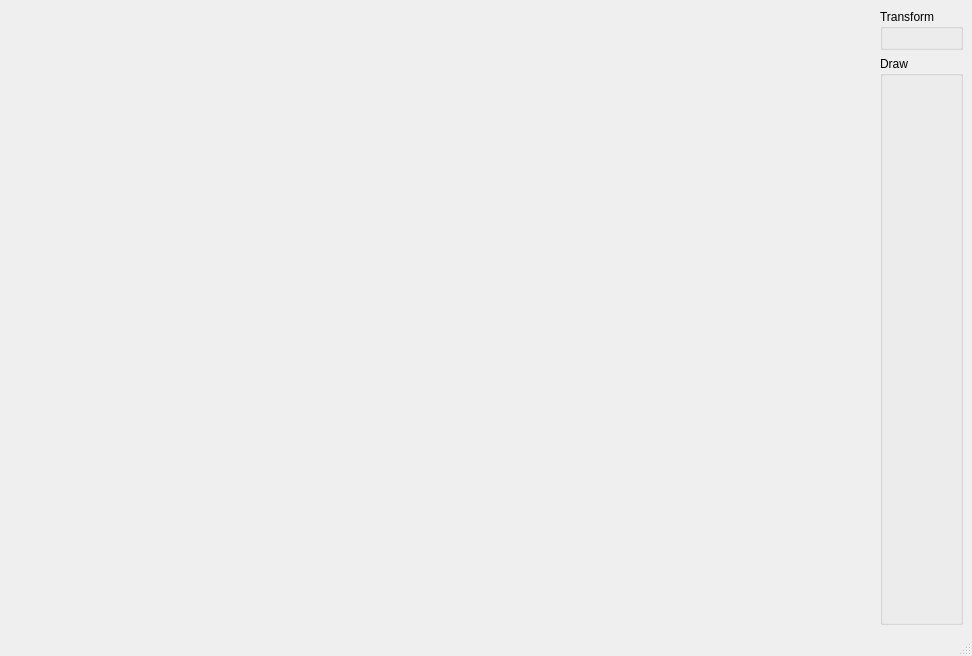
<?xml version="1.0" encoding="UTF-8"?>
<ui version="4.0">
 <class>MainWindow</class>
 <widget class="QMainWindow" name="MainWindow">
  <property name="geometry">
   <rect>
    <x>0</x>
    <y>0</y>
    <width>972</width>
    <height>656</height>
   </rect>
  </property>
  <property name="windowTitle">
   <string>Flocking System - s4920723</string>
  </property>
  <widget class="QWidget" name="centralwidget">
   <layout class="QGridLayout" name="s_mainWindowGridLayout">
    <item row="0" column="1">
     <widget class="QGroupBox" name="s_transformGB">
      <property name="title">
       <string>Transform</string>
      </property>
      <layout class="QGridLayout" name="gridLayout"/>
     </widget>
    </item>
    <item row="1" column="1">
     <widget class="QGroupBox" name="s_drawGB">
      <property name="title">
       <string>Draw</string>
      </property>
      <layout class="QGridLayout" name="gridLayout_2">
       <item row="1" column="0">
        <spacer name="verticalSpacer">
         <property name="orientation">
          <enum>Qt::Vertical</enum>
         </property>
         <property name="sizeHint" stdset="0">
          <size>
           <width>20</width>
           <height>40</height>
          </size>
         </property>
        </spacer>
       </item>
      </layout>
     </widget>
    </item>
    <item row="0" column="0">
     <spacer name="horizontalSpacer">
      <property name="orientation">
       <enum>Qt::Horizontal</enum>
      </property>
      <property name="sizeHint" stdset="0">
       <size>
        <width>40</width>
        <height>20</height>
       </size>
      </property>
     </spacer>
    </item>
   </layout>
  </widget>
  <widget class="QMenuBar" name="menubar">
   <property name="geometry">
    <rect>
     <x>0</x>
     <y>0</y>
     <width>972</width>
     <height>21</height>
    </rect>
   </property>
  </widget>
  <widget class="QStatusBar" name="statusbar"/>
 </widget>
 <resources/>
 <connections/>
</ui>
